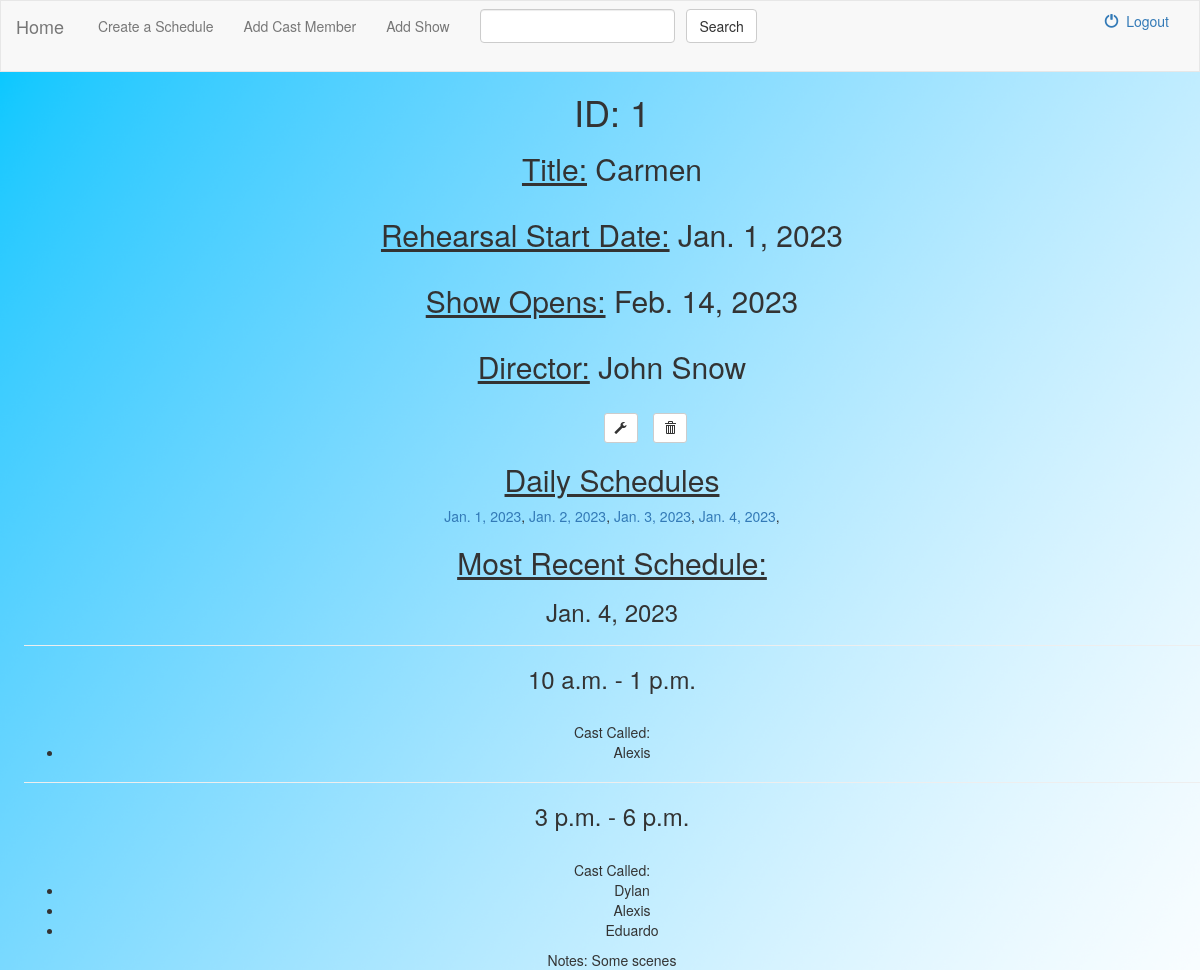
Screenshot of /getdata/showinfo/1/ with the database file from the repository.
### getdata/models.py (models this page shows, shortened)
class Shows(models.Model):
    title = models.CharField(max_length=128, unique=True, null=False)
    rehearsal_start = models.DateField(null=False)
    show_open = models.DateField(null=False)
    director_id = models.ForeignKey(Performers, on_delete=models.SET_DEFAULT, default="")

class Performers(models.Model):
    name = models.CharField(max_length=128, unique=True, null=False)
    email = models.CharField(max_length=128, unique=True, null=False)
    phone = models.CharField(max_length=10, unique=True, null=False)

class CallTime(models.Model):
    show_id_id = models.ForeignKey(Shows, on_delete=models.CASCADE)
    date = models.DateField(null=False)
    start_time = models.TimeField(null=False)
    end_time = models.TimeField(null=False)
    performers = models.ManyToManyField(Performers)
    notes = models.TextField(null=True, blank=True)

### getdata/views.py (the view)
# urls.py: re_path(r'^showinfo/(?P<pk>[0-9]+)/$', views.ShowInfoView.as_view(), name='showinfo'),
class ShowInfoView(generic.DetailView):
    model = Shows
    template_name = 'showinfo.html'

### getdata/templates/showinfo.html (shortened to what this page needs)
{% extends 'base.html' %}
{% block body %}
<h1>ID: {{ object.id }}</h1>
<h2>
    <u>Title:</u> {{ object.title }} <br><br>
    <u>Rehearsal Start Date:</u> {{ object.rehearsal_start }} <br><br>
<u>Show Opens:</u> {{ object.show_open }}<br><br>
<u>Director:</u> {{ object.director_id.name }}
</h2>
<br>
<form style="display: inline; margin-left: 5%;" action="{% url 'getdata:show-update' object.id %}">
    <button type="submit" class="btn btn-default btn-sm">
        <span class="glyphicon glyphicon-wrench"></span>
    </button>&nbsp;
</form>&nbsp;
<form style="display: inline" action="{% url 'getdata:show-delete' object.id %}">
    <button type="submit" class="btn btn-default btn-sm">
        <span class="glyphicon glyphicon-trash"></span>
    </button>
</form>
{% if object.calltime_set.all.count > 0 %}
<h2><u>Daily Schedules</u></h2>
{% for date in object.calltime_set.all %}
{% ifchanged date.date %}
<a href="{% url 'getdata:callinfo' date.id %}">{{ date.date }}</a>,
{% endifchanged %}
{% endfor %}
<h2><u>Most Recent Schedule:</u></h2>
<h3>{{ object.calltime_set.all.last.date }}</h3>
{% for call in object.calltime_set.all %}
{% if call.date == object.calltime_set.all.last.date %}
<hr>
<h3>{{ call.start_time }} - {{ call.end_time }}</h3><br>
Cast Called: <ul>{% for p in call.performers.all %} <li>{{ p.name }}</li>{% endfor %}</ul>
{% if call.notes %}Notes: {{ call.notes }}{% endif %}
{% endif %}
{% endfor %}
{% endif %}
<br>
{% endblock %}

### getdata/static/style.css (style rules this page uses)
body { background: white url("images/bluebackground.png"); background-size: cover; text-align: center; }

### rows the page displays
Shows: id "1", title "Carmen", rehearsal_start "Jan. 1, 2023", show_open "Feb. 14, 2023", director_id.name "John Snow", calltime_set.all.last "Jan. 4, 2023"
CallTime: date "Jan. 1, 2023"
CallTime: date "Jan. 2, 2023"
CallTime: date "Jan. 3, 2023"
CallTime: date "Jan. 4, 2023", start_time "10 a.m.", end_time "1 p.m."
Performers: name "Alexis"
CallTime: start_time "3 p.m.", end_time "6 p.m.", notes "Some scenes"
Performers: name "Dylan"
Performers: name "Eduardo"
